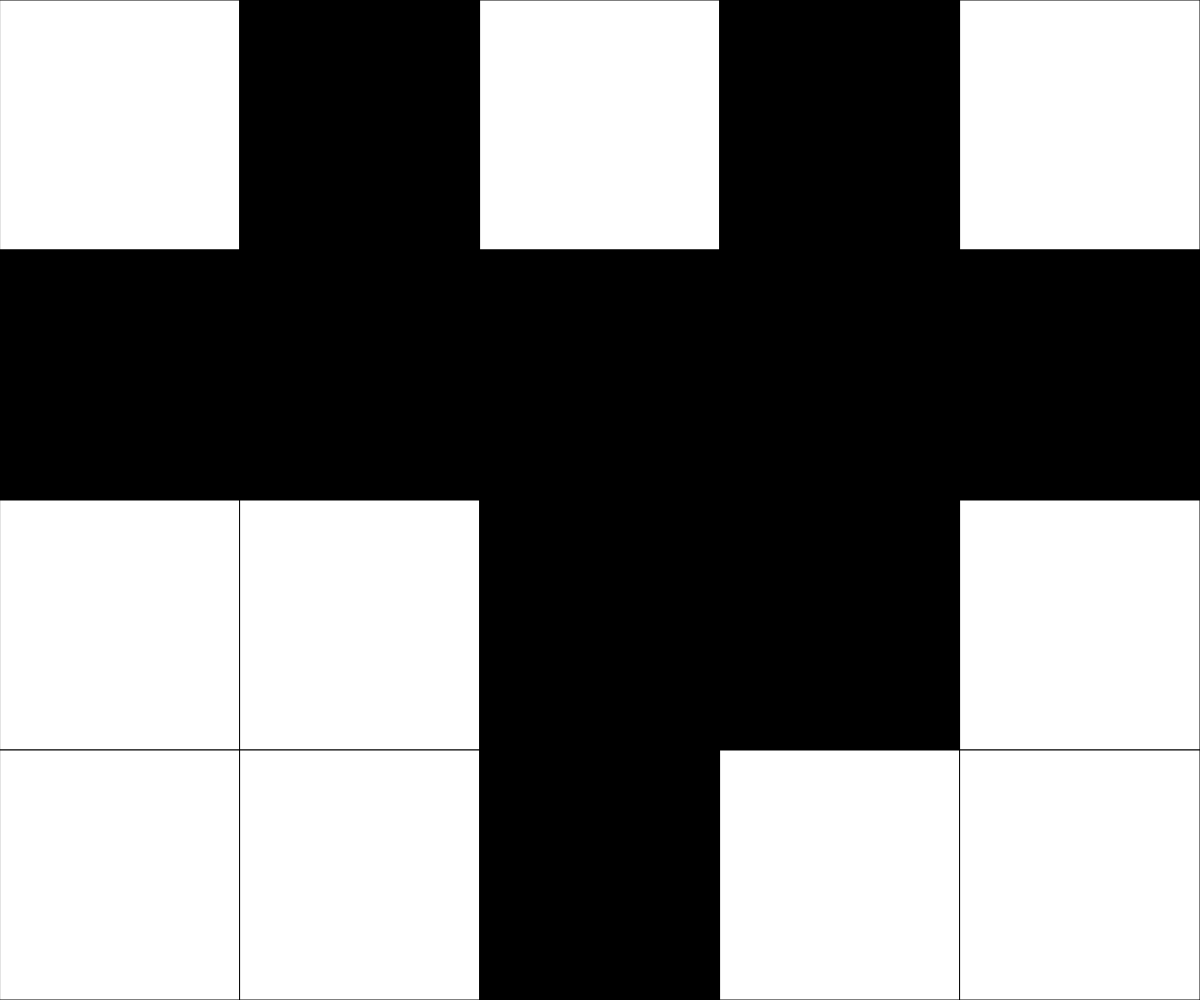
Frame 1 (no input)
Frame 60 (no input): identical to frame 1, image omitted
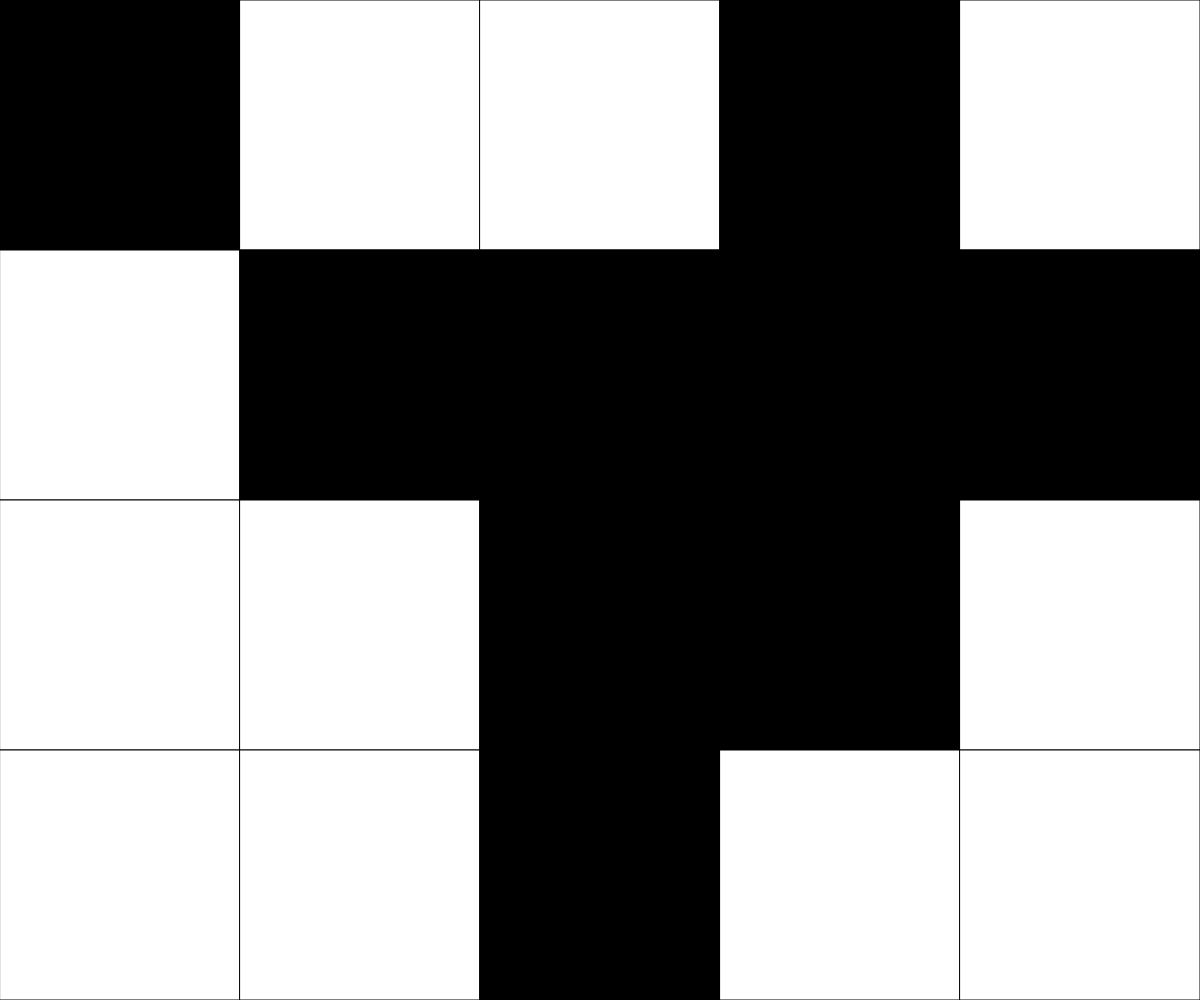
Frame 120 (the mouse pressed at the canvas centre since frame 60)

The p5.js sketch that drew these frames (run headless with seeded random() and noise() and a simulated clock; from frame 60 on, the mouse is pressed at the canvas centre):

// p5.js sketch
// ── sketch.js
// grid demo
// zara 
// april 29
const NUM_ROWS = 4;
const NUM_COLS = 5;
let gridData = [[0, 255, 0, 255, 0],
               [255, 0, 255, 0, 255],
               [0, 255, 0, 255, 0],
               [255, 0, 255, 0, 255]];
let rectWidth, rectHeight;
let currentRow, currentCol;

function setup() {
  createCanvas(windowWidth, windowHeight);
  rectWidth = width / NUM_COLS;
  rectHeight = height / NUM_ROWS;
  randomGrid();
}

function draw() {
  background(220);
  drawGrid();
  determineActiveSquare();
  checkWin();
}

function randomGrid(){
  //makes gridData random
  for(let y = 0; y < NUM_ROWS; y++){
    for(let x = 0; x < NUM_COLS; x ++){
      let blackOrWhite = random(4);

      if (blackOrWhite < 2){
        gridData[y][x] = 0;
      }

      else{
        gridData[y][x] = 255;
      }
    }
  }
}

function drawGrid(){
  //render a grid of squares
  // colour of set stored in 2d array
  for(let y = 0; y < NUM_ROWS; y ++){
    for(let x = 0; x < NUM_COLS; x++){
      fill(gridData[y][x]);
      rect(x *rectWidth , y * rectHeight, rectWidth, rectHeight);
    }
  }
}

function determineActiveSquare(){
  //expression to run each frame and to determine 
  //where the mouse is
  currentRow = int(mouseY/ rectHeight);
  currentCol = int (mouseX/ rectWidth);
  //print(currentCol, currentRow);
}

function flip(col, row){
  if (col >= 0 && col< NUM_COLS && row >= 0 && row < NUM_ROWS) {
    if (gridData[row][col] === 0){
      gridData[row][col] = 255;
    }
    else{
      gridData[row][col] = 0;
    }
  }
}


 function mousePressed(){
   //changes value of rectangle and surrounding rectangles
  if (mouseButton === LEFT) {
    flip(currentCol, currentRow);
    flip(currentCol-1, currentRow);
    flip(currentCol+1, currentRow);
    flip(currentCol, currentRow-1);
    flip(currentCol, currentRow+1);
  }
  // changes only current rectangle's value
  if (mouseButton === CENTER){
    flip(currentCol, currentRow);
  }
 }

 function winStatement(){
    fill(220, 40, 200);
    textSize(width/8);
    textAlign(CENTER, CENTER);
    text("YOU WIN", width/2, height/2);
 }


 function checkWin(){
   //checks to see if the game is completed 
   let counter = 0;
   for( let y = 0; y < NUM_ROWS; y++){
    for(let x = 0; x < NUM_COLS; x++){
      counter = counter + gridData[y][x];
    }
  }
  if (counter === 0 || counter === 255 *NUM_ROWS*NUM_COLS){
    winStatement();
  }
 }
